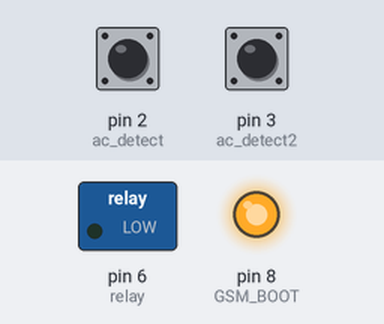
Bench run of a sketch on a simulated Arduino Uno, built with avr-gcc and run on an emulated ATmega328P. Shown: switched loads named in the sketch (green lamp = pin HIGH), output pins drawn as LEDs (lit = HIGH). The test bench sets the inputs (shaded band); at power-on: pin 2 (ac_detect) HIGH, pin 3 (ac_detect2) HIGH. What the sketch prints to the serial monitor is not drawn.

Above: at 4.7 s.
4.8 s: pin 2 (ac_detect) pulled LOW for 3.2 s
At 5.4 s:
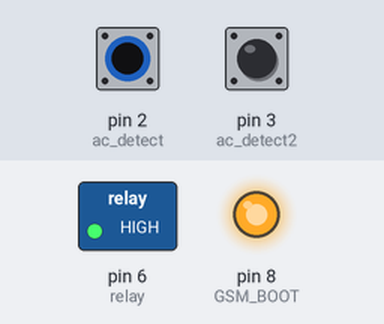
9.5 s: pin 3 (ac_detect2) pulled LOW for 3.2 s
At 13.8 s:
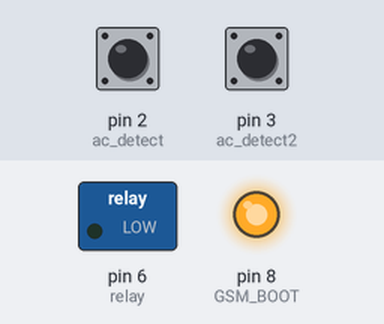
Timing chart, 0 to 15.3 s (numbered marks = the images above; inputs shaded):
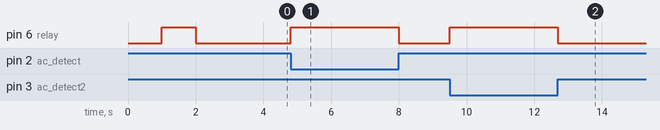

The sketch:

full-test.ino
```cpp
#include <SoftwareSerial.h>

SoftwareSerial mySerial(4, 5); // RX, TX

#define ac_detect 2
#define ac_detect2 3
#define relay 6
#define GSM_BOOT 8
#define sense_input 13


void setup() {
  pinMode(relay, OUTPUT);
  pinMode(GSM_BOOT, OUTPUT);

  pinMode(ac_detect, INPUT);
  pinMode(ac_detect2, INPUT);
  pinMode(sense_input, INPUT);


  Serial.begin(9600);
  mySerial.begin(9600);

  digitalWrite(ac_detect, HIGH);
  digitalWrite(ac_detect2, HIGH);

  digitalWrite(GSM_BOOT, HIGH);
  digitalWrite(relay, LOW);
  delay(1000);
  digitalWrite(relay, HIGH);
  delay(1000);

  Serial.println ("ready.");

}

void loop() {
  if (digitalRead(ac_detect) == LOW || digitalRead(ac_detect2) == LOW ) {
    digitalWrite(relay, HIGH);
  }
  else {
    digitalWrite(relay, LOW);
  }

  if (mySerial.available()) {
    Serial.write(mySerial.read());
  }
  if (Serial.available()) {
    mySerial.write(Serial.read());
  }

}
```

Measured:
- after the input at 4.8 s, pin 6 (relay): LOW → HIGH at once, → LOW 3.2 s later
- after the input at 9.5 s, pin 6 (relay): LOW → HIGH at once, → LOW 3.2 s later
